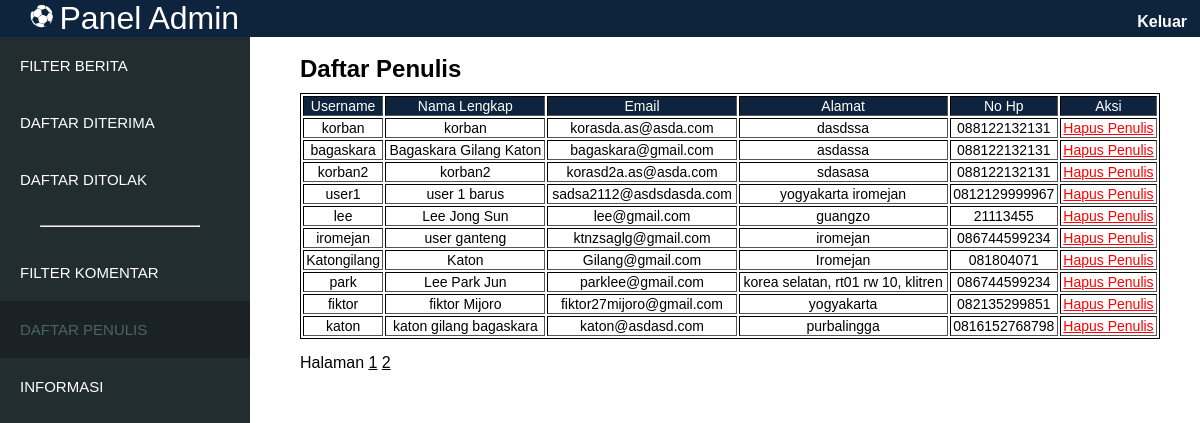
The app's page /daftar-penulis.php (signed in) with its own data.
### tables this page shows
CREATE TABLE IF NOT EXISTS `user` (
  `iduser` int(50) NOT NULL AUTO_INCREMENT,
  `username` varchar(30) NOT NULL,
  `password` varchar(140) NOT NULL,
  `email` varchar(50) NOT NULL,
  `nohp` varchar(100) NOT NULL,
  `alamat` varchar(255) NOT NULL,
  `nama_lengkap` varchar(50) NOT NULL,
  `level` varchar(30) NOT NULL,
  PRIMARY KEY (`iduser`)
);

### daftar-penulis.php (the view, shortened to what this page needs)
<?php
    include("koneksi.php");
    ?>
<!DOCTYPE html>
<html lang="id">
<head>
<link href="style.css" rel="stylesheet" type="text/css">
</head>
<body>
<header class='head-penulis'>
<img class='bola' src="img/fav.png">
<a href="index.php"><span class="judul-head">Panel Admin</span></a>
<a href="logoutadmin.php"><span class="keluar"><b>Keluar</b></span></a>
</header>
<aside id="sidebar"><ul>
  <li class="sidebar-dua">
    <a href="admin.php">FILTER BERITA</a>
  </li>
  <li class="sidebar-dua">
    <a href="daftar-diterima.php">DAFTAR DITERIMA</a>
  </li>
  <li class="sidebar-dua">
    <a href="daftar-ditolak.php">DAFTAR DITOLAK</a>
  </li><br>
  <hr class="hr"><br>
  <li class="sidebar-dua">
    <a href="komentar.php">FILTER KOMENTAR</a>
  </li>
  <li class="navberita">
    <a>DAFTAR PENULIS</a>
  </li>
  <li class="sidebar-dua">
    <a href="info-admin.php">INFORMASI</a>
  </li>
</ul>
</aside>
<section class="tulis-satu">
<div class="tulis-dua">
  <p>
  </p>
  <h1>Daftar Penulis</h1>
</div>
<div id="tulis">
  <div class="filter">
    <table class="tabelfilter" border="1">
    <thead class="head-tabel">
      <td>Username</td>
      <td>Nama Lengkap</td>
      <td>Email</td>
      <td>Alamat</td>
      <td>No Hp</td>
      <td>Aksi</td>
    </thead>
    <?php
          $halaman = 10;
      $page = isset($_GET["page"]) ? (int)$_GET["page"] : 1;
      $mulai = ($page>1) ? ($page * $halaman) - $halaman : 0;
      $result = mysqli_query($connect,"SELECT * from user WHERE level='user'");
      $total = mysqli_num_rows($result);
      $pages = ceil($total/$halaman);
      $sql = "SELECT * from user WHERE level='user' LIMIT $mulai, $halaman";
             $hasil = mysqli_query($connect,$sql);
              while ($data = mysqli_fetch_assoc($hasil)){
                  echo "<tr>";
                  echo "<td>".$data['username']."</td>";
                  echo "<td>".$data['nama_lengkap']."</td>";
                  echo "<td>".$data['email']."</td>";
                  echo "<td>".$data['alamat']."</td>";
                  echo "<td>".$data['nohp']."</td>";
                  echo "<td><a class='red' href=deletepenulis.php?id=".$data['iduser'].">Hapus Penulis</a></td>";
                  echo "</tr>";
              }
        ?>
    </table>
    <div>
    <a>Halaman </a>
  <?php for ($i=1; $i<=$pages ; $i++){ ?>
  <a class="paging" href="?page=<?php echo $i; ?>"><?php echo $i; ?></a>
  <?php } ?>
  </div>
  </div>
</div>
</section>
</body>
</html>

### style.css (style rules this page uses)
* { box-sizing:border-box; margin:0 auto; }
html,body { height:100%; font-family: tahoma, Helvetica; }
ul li { list-style-type:none; color: white; }
hr { margin-left: 5%; margin-right: 5%; }
.hr { margin-left: 0px; margin-right: 50px; }
a { text-decoration: none; }
a:link { color: white; }
.head-penulis { background-color:#0E233E; padding-left:30px; }
.keluar { font-size:1em; color:white; float:right; margin:13px; }
.bola { width:25px; height:25px; }
.judul-head { color:white; font-size:2em; }
aside { background-color:#222D32; float:left; font-size: 15px; width: 250px; position: static; min-height: 100%; }
ul li.sidebar-dua { padding:20px 0px 20px 20px; margin-left:-40px; }
ul li.navberita { padding:20px 0px 20px 20px; margin-left:-40px; background-color:#1A2226; color:#4B6466; }
#tulis { margin-left:300px; margin-right: 40px; }
.tulis-dua { margin-left:300px; padding-bottom:10px; }
.tabelfilter { text-align:center; width:100%; border:1px solid black; float:left; margin-bottom: 15px; font-size: 14px; }
.head-tabel { background-color:#0E233E; color:white; }
.paging:link { color: black; text-decoration: underline; }
.red:link { color: red; text-decoration: underline; }

### records on screen
user: username "korban", nama_lengkap "korban", email "korasda.as@asda.com", alamat "dasdssa", nohp "088122132131"
user: username "bagaskara", nama_lengkap "Bagaskara Gilang Katon", email "bagaskara@gmail.com", alamat "asdassa", nohp "088122132131"
user: username "korban2", nama_lengkap "korban2", email "korasd2a.as@asda.com", alamat "sdasasa", nohp "088122132131"
user: username "user1", nama_lengkap "user 1 barus", email "sadsa2112@asdsdasda.com", alamat "yogyakarta iromejan", nohp "0812129999967"
user: username "lee", nama_lengkap "Lee Jong Sun", email "lee@gmail.com", alamat "guangzo", nohp "21113455"
user: username "iromejan", nama_lengkap "user ganteng", email "ktnzsaglg@gmail.com", alamat "iromejan", nohp "086744599234"
user: username "Katongilang", nama_lengkap "Katon", email "Gilang@gmail.com", alamat "Iromejan", nohp "081804071"
user: username "park", nama_lengkap "Lee Park Jun", email "parklee@gmail.com", alamat "korea selatan, rt01 rw 10, klitren", nohp "086744599234"
user: username "fiktor", nama_lengkap "fiktor Mijoro", email "fiktor27mijoro@gmail.com", alamat "yogyakarta", nohp "082135299851"
user: username "katon", nama_lengkap "katon gilang bagaskara", email "katon@asdasd.com", alamat "purbalingga", nohp "0816152768798"
